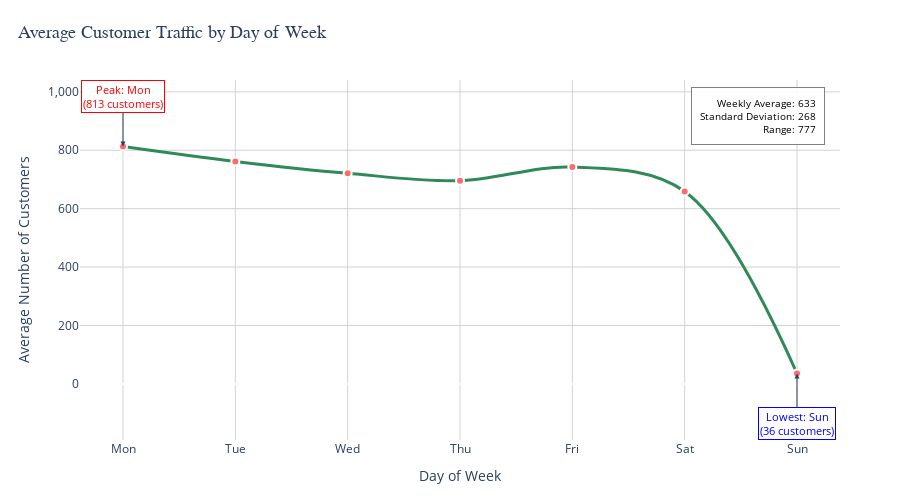

Source (notebook cell):
### Markdown cell above
#### Average Customers Trend per Day

### Code cell
# Define weekday order
weekday_order = ['Mon', 'Tue', 'Wed', 'Thu', 'Fri', 'Sat', 'Sun']

# Calculate mean customers by day
dow_agg = df_features.groupby('day', as_index=False)[['customers']].mean()

# Apply categorical ordering
dow_agg['day'] = pd.Categorical(dow_agg['day'], categories=weekday_order, ordered=True)
dow_agg = dow_agg.sort_values('day')

# Identify peak and lowest days
peak_row = dow_agg.loc[dow_agg['customers'].idxmax()]
lowest_row = dow_agg.loc[dow_agg['customers'].idxmin()]
peak_day = peak_row['day']
peak_value = peak_row['customers']
lowest_day = lowest_row['day']
lowest_value = lowest_row['customers']

# Create enhanced line chart
fig = px.line(
    dow_agg, 
    x='day', 
    y='customers', 
    title='Average Customer Traffic by Day of Week',
    markers=True,
    line_shape='spline'  # Smooth curve
)

# Enhanced styling
fig.update_layout(
    title={
        'text': 'Average Customer Traffic by Day of Week',
        'x': 0.02,
        'xanchor': 'left',
        'y': 0.95,
        'yanchor': 'top',
        'font': {'size': 18, 'family': 'Arial, sans-serif'}
    },
    xaxis_title='Day of Week',
    yaxis_title='Average Number of Customers',
    font=dict(size=12),
    plot_bgcolor='white',
    width=900,
    height=500,
    margin=dict(t=80, b=60, l=80, r=60),
    xaxis=dict(
        showgrid=True,
        gridwidth=1,
        gridcolor='lightgray'
    ),
    yaxis=dict(
        showgrid=True,
        gridwidth=1,
        gridcolor='lightgray',
        tickformat=','
    )
)

# Improve line and marker styling
fig.update_traces(
    line=dict(width=3, color='#2E8B57'),
    marker=dict(
        size=8,
        color='#FF6B6B',
        line=dict(width=2, color='white')
    )
)

# Add annotation for peak day
fig.add_annotation(
    x=peak_day,
    y=peak_value,
    text=f"Peak: {peak_day}<br>({peak_value:,.0f} customers)",
    showarrow=True,
    arrowhead=2,
    ax=0,
    ay=-50,
    font=dict(color="red", size=11),
    bgcolor="rgba(255,255,255,0.9)",
    bordercolor="red",
    borderwidth=1
)

# Add annotation for lowest day
fig.add_annotation(
    x=lowest_day,
    y=lowest_value,
    text=f"Lowest: {lowest_day}<br>({lowest_value:,.0f} customers)",
    showarrow=True,
    arrowhead=2,
    ax=0,
    ay=50,
    font=dict(color="blue", size=11),
    bgcolor="rgba(255,255,255,0.9)",
    bordercolor="blue",
    borderwidth=1
)

# Add summary statistics box
avg_customers = dow_agg['customers'].mean()
std_customers = dow_agg['customers'].std()
range_customers = peak_value - lowest_value

fig.add_annotation(
    text=f"Weekly Average: {avg_customers:,.0f}<br>Standard Deviation: {std_customers:,.0f}<br>Range: {range_customers:,.0f}",
    xref="paper", yref="paper",
    x=0.98, y=0.98,
    xanchor="right", yanchor="top",
    showarrow=False,
    font=dict(size=10, color="black"),
    align="right",
    bgcolor="rgba(255,255,255,0.9)",
    bordercolor="gray",
    borderwidth=1,
    borderpad=8
)

fig.show()

# Print detailed summary
print("\nWeekday Customer Traffic Summary:")
print("-" * 45)
for _, row in dow_agg.iterrows():
    day = row['day']
    customers = row['customers']
    percentage_of_peak = (customers / peak_value) * 100
    print(f"{day}: {customers:,.0f} customers ({percentage_of_peak:.1f}% of peak)")

print(f"\nWeekly Statistics:")
print(f"Average daily customers: {avg_customers:,.0f}")
print(f"Peak day: {peak_day} ({peak_value:,.0f} customers)")
print(f"Lowest day: {lowest_day} ({lowest_value:,.0f} customers)")
print(f"Difference (Peak - Lowest): {range_customers:,.0f} customers")

### Figure 1 — Plotly figure (JSON) as saved in the notebook; plotly's stock layout.template omitted (floating-point values rounded to 4 significant figures)
{"data": [{"hovertemplate": "day=%{x}<br>customers=%{y}<extra></extra>", "legendgroup": "", "line": {"color": "#2E8B57", "dash": "solid", "shape": "spline", "width": 3}, "marker": {"color": "#FF6B6B", "line": {"color": "white", "width": 2}, "size": 8, "symbol": "circle"}, "mode": "lines+markers", "name": "", "orientation": "v", "showlegend": false, "type": "scatter", "x": ["Mon", "Tue", "Wed", "Thu", "Fri", "Sat", "Sun"], "xaxis": "x", "y": [812.9, 761.9, 721.2, 695.8, 742.5, 658.8, 35.58], "yaxis": "y"}], "layout": {"annotations": [{"arrowhead": 2, "ax": 0, "ay": -50, "bgcolor": "rgba(255,255,255,0.9)", "bordercolor": "red", "borderwidth": 1, "font": {"color": "red", "size": 11}, "showarrow": true, "text": "Peak: Mon<br>(813 customers)", "x": "Mon", "y": 812.9}, {"arrowhead": 2, "ax": 0, "ay": 50, "bgcolor": "rgba(255,255,255,0.9)", "bordercolor": "blue", "borderwidth": 1, "font": {"color": "blue", "size": 11}, "showarrow": true, "text": "Lowest: Sun<br>(36 customers)", "x": "Sun", "y": 35.58}, {"align": "right", "bgcolor": "rgba(255,255,255,0.9)", "bordercolor": "gray", "borderpad": 8, "borderwidth": 1, "font": {"color": "black", "size": 10}, "showarrow": false, "text": "Weekly Average: 633<br>Standard Deviation: 268<br>Range: 777", "x": 0.98, "xanchor": "right", "xref": "paper", "y": 0.98, "yanchor": "top", "yref": "paper"}], "font": {"size": 12}, "height": 500, "legend": {"tracegroupgap": 0}, "margin": {"b": 60, "l": 80, "r": 60, "t": 80}, "plot_bgcolor": "white", "title": {"font": {"family": "Arial, sans-serif", "size": 18}, "text": "Average Customer Traffic by Day of Week", "x": 0.02, "xanchor": "left", "y": 0.95, "yanchor": "top"}, "width": 900, "xaxis": {"anchor": "y", "domain": [0, 1], "gridcolor": "lightgray", "gridwidth": 1, "showgrid": true, "title": {"text": "Day of Week"}}, "yaxis": {"anchor": "x", "domain": [0, 1], "gridcolor": "lightgray", "gridwidth": 1, "showgrid": true, "tickformat": ",", "title": {"text": "Average Number of Customers"}}}}
